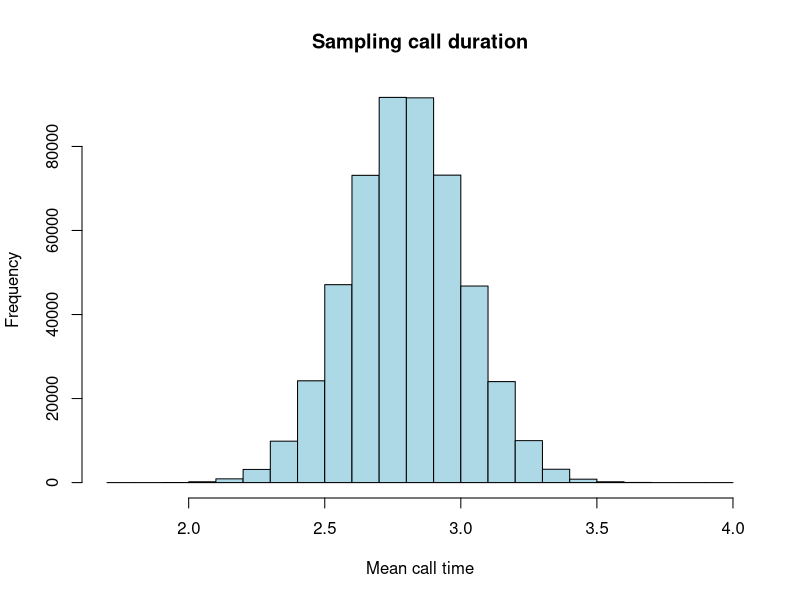

This figure's R source:
sad = rnorm(45,mean=2.8,sd=2.1)
mean(sad)
sd(sad)
sad <- replicate(500000, rnorm(100,mean=2.8,sd=2.1))
#N = 1000
#sad = matrix(rnorm(45 * N, mean=2.8,sd=2.1),45,N) # alternative way
x.bar <- colMeans(sad)
hist(x.bar, col="lightblue", xlab="Mean call time",main="Sampling call duration")
mean(x.bar)
sd(x.bar)
proportion = length(x.bar[x.bar > 3.5])
proportion/1000
